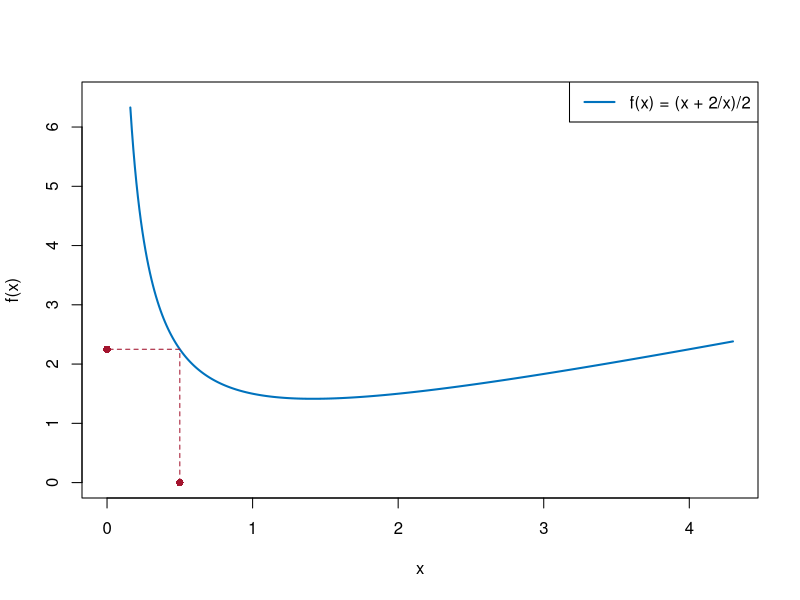

Recreate this plot in R.
# Fig. 1.7: Update function of Heron's method (book, Section 1.1, Eq. 1.4)
# f(x) = (x + 2/x)/2 and first step x_0 = 0.5 -> x_1 = f(x_0)
# (c) 2026 Philipp Kügler · Program for the book "Dynamical Systems in the Life Sciences" · MIT License (see LICENSE)
f <- function(x) 0.5 * (x + 2 / x)
x0 <- 0.5
x1 <- f(x0)
cat(sprintf("x_0 = %g,  x_1 = f(x_0) = %g\n", x0, x1))   # x_1 = 2.25

rot <- rgb(0.64, 0.08, 0.18); blau <- rgb(0, 0.447, 0.741)
x <- seq(0.16, 4.3, length.out = 400)
plot(x, f(x), type = "l", col = blau, lwd = 2, xlim = c(0, 4.3), ylim = c(0, 6.5), xlab = "x", ylab = "f(x)")
lines(c(x0, x0, 0), c(0, x1, x1), lty = 2, col = rot)      # up to the curve, then to the y-axis
points(c(x0, 0), c(0, x1), pch = 16, col = rot)
legend("topright", legend = "f(x) = (x + 2/x)/2", col = blau, lwd = 2)
